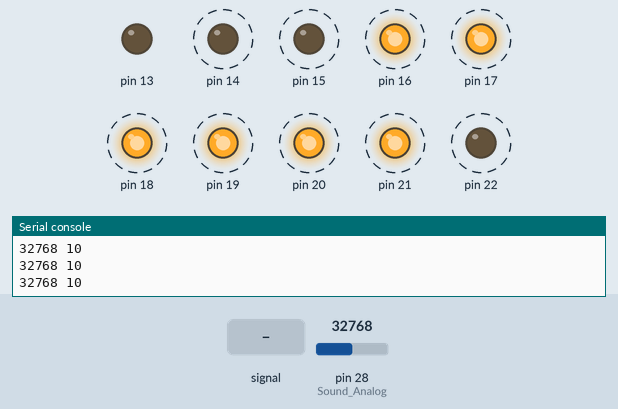
The program below on a simulated MicroPython board. Shown: output pins drawn as LEDs (lit = HIGH), the last lines printed to the serial console. Dashed ring = blinking. The test bench sets the inputs (shaded band); at power-on: pin 28 (Sound_Analog) = 32768 (analog values on the 0–65535 scale).

Above: at 1.2 s.
1.3 s: pin 28 (Sound_Analog) set to 30800
4.3 s: pin 28 (Sound_Analog) set to 29264
At 4.6 s:
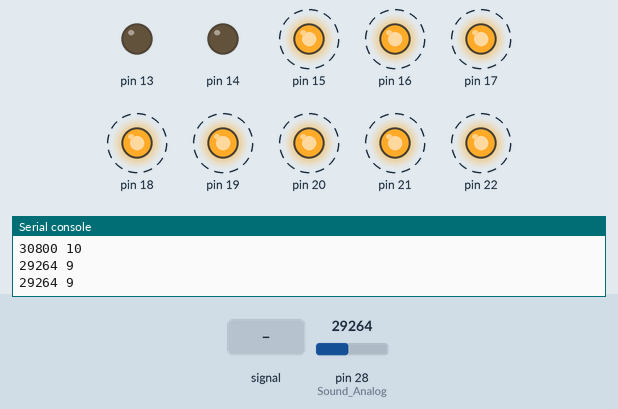
7.3 s: pin 28 (Sound_Analog) fed a 2 Hz sine of ±19660 counts around its level
At 9.89 s:
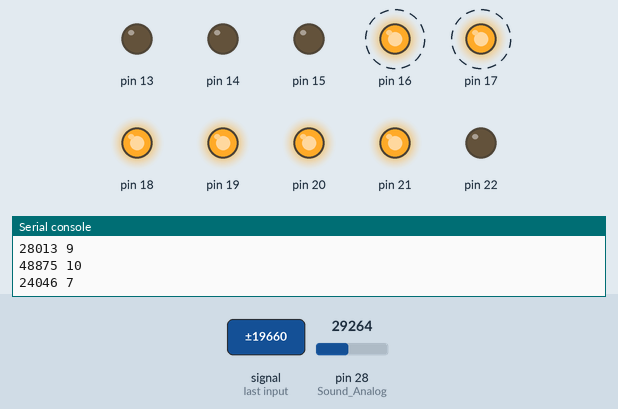
10.3 s: pin 28 (Sound_Analog) set to 7864
13.3 s: pin 28 (Sound_Analog) fed a 200 Hz sine of ±5242 counts around its level
At 14.35 s:
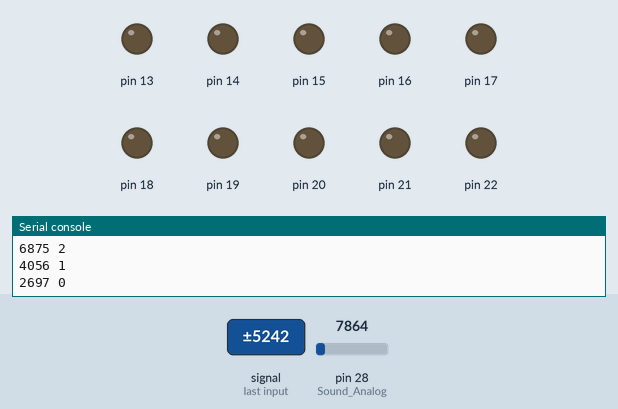
16.3 s: pin 28 (Sound_Analog) set to 19660
At 16.58 s:
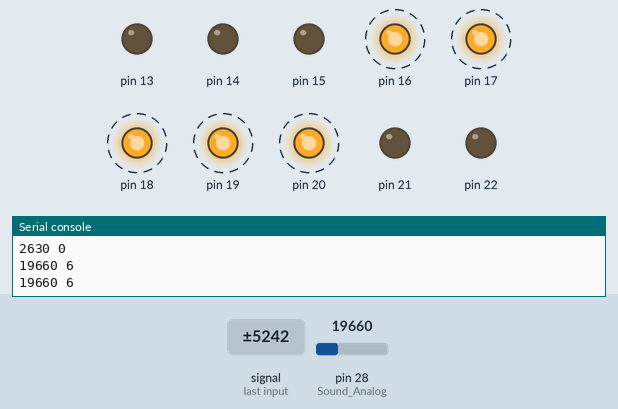
Timing chart, 0 to 20.3 s (numbered marks = the images above; inputs shaded):
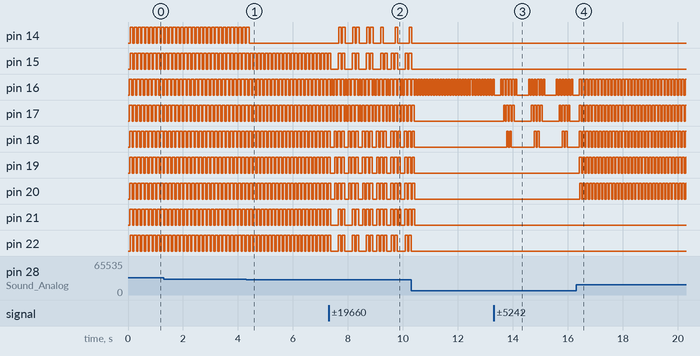

Measured:
- the behaviour switches between 30304 and 30288 on pin 28 (Sound_Analog) (found by bisection; images 0 and 1)
- after the input at 4.3 s, pin 14: goes on until 4.4 s, then stays LOW
- after the input at 10.3 s, pin 14, pin 15, pin 22: goes on until 10.3 s, then stays LOW; pin 17–21: goes on until 10.4 s, then stays LOW
- after the input at 13.3 s, pin 17: LOW → HIGH after 0.36 s, then repeats every 1.0 s: 2 × (LOW 0.05 s, HIGH 0.07 s), LOW 0.05 s, HIGH 0.06 s, LOW 0.63 s, HIGH 0.06 s; pin 18: LOW → HIGH after 0.47 s, then repeats every 1.0 s: LOW 0.05 s, HIGH 0.07 s, LOW 0.84 s, HIGH 0.07 s
- after the input at 16.3 s, pin 19: alternates HIGH for 0.08 s and LOW for 0.05 s, starting after 0.12 s; pin 20: alternates HIGH for 0.08 s and LOW for 0.05 s, starting after 0.13 s
- by itself, pin 14: alternates HIGH for 0.10 s and LOW for 0.05 s
- by itself, pin 16: alternates HIGH for 0.08 s and LOW for 0.05 s
- by itself, pin 17: alternates HIGH for 0.09 s and LOW for 0.05 s

The program:

SoundLevelMeter.py
```python
'''
Example program showing ability of analog sound sensor.
Based on the reading from the sensor, an LED bar graph shows sound level.

Advatage of using LED Bar graph is the very fast response and display time.
Using a graphic LCD type display, the response is much slower due to the
slower speed of creating the graphics.

'''
import machine,time

LVL=[0]                                      #Create a list of Pins as output to control bar graph
LVL.append(machine.Pin(16,machine.Pin.OUT))
LVL.append(machine.Pin(17,machine.Pin.OUT))
LVL.append(machine.Pin(18,machine.Pin.OUT))
LVL.append(machine.Pin(19,machine.Pin.OUT))
LVL.append(machine.Pin(20,machine.Pin.OUT))
LVL.append(machine.Pin(21,machine.Pin.OUT))
LVL.append(machine.Pin(22,machine.Pin.OUT))
LVL.append(machine.Pin(15,machine.Pin.OUT))
LVL.append(machine.Pin(14,machine.Pin.OUT))
LVL.append(machine.Pin(13,machine.Pin.OUT))
#Configure hardware for analaog
Sound_Analog = machine.ADC(2)  #setup analog reading on ADC channel 2

def show_level(lvl):           #Pass in analog reading from sensor
    for l in range(1,10):      #Turn off all bars
        LVL[l].value(0)
        time.sleep(.005)
    #1k  = 10%  quiet           Range levels detected
    #30k = 100% loud
    #.033 per 1% increase       used to factor level for display
    Rank = int(lvl*.00033)     #Calculate the peak level in range of 0 to 10
    if Rank > 10: Rank = 10    #limit ranking to level 10
    print(lvl , Rank)
    for l in range(1,Rank):    #Loop runs from 1 to peak level (Rank)
        LVL[l].value(1)
        time.sleep(.005)

delay = .05
while True:
    Sound_Level = Sound_Analog.read_u16()  #Read the analog value from the sensor
    show_level(Sound_Level)                #light up the bar graph according to sound level
    time.sleep(delay)                      #Slow things down a bit - analog reads take a bit of time
```
